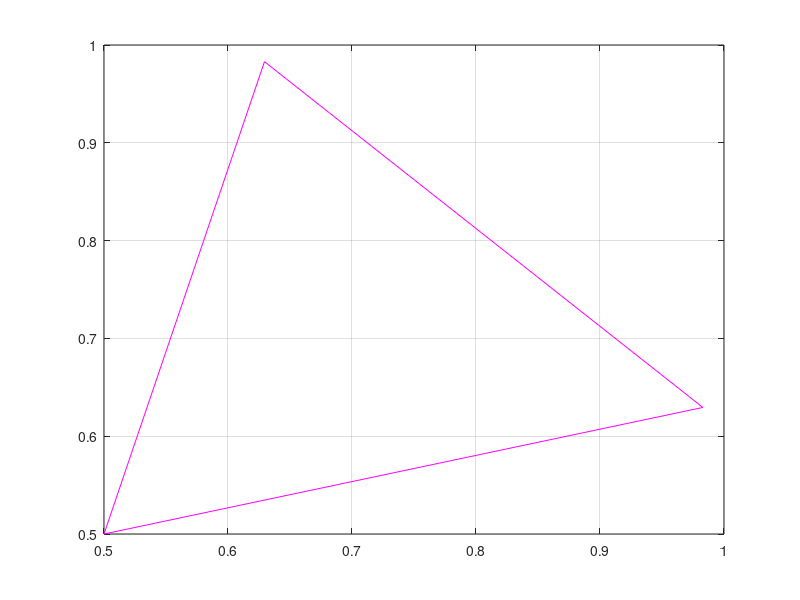

This figure's MATLAB source: (Note: this script raises an error after producing the figure.)
function Simplex

% Daugiklis 1/8 ignoruojamas, kadangi neturi itakos rezultatui
f=@(X) (X(1).^2).*X(2) + X(1).*(X(2).^2) - X(1).*X(2);

% pradiniai artinai
X_0=[0,0];
X_1=[1,1];
X_m=[4/10, 7/10];
X_n=[1/2,1/2];

% pasirenkamas pradinis artinys
X0 = X_n;

%Funkcijos grafiko y=f(x1,x2) braizymas
%subplot(1,2,1)
%[X(1),X(2)] = meshgrid(0:0.01:1, 0:0.01:1);
%y = f(X);
%surf(X(1),X(2), y);
%title(['Funkcijos y=f(X) grafikas'])
%%%% plot()

% pasirenkami parametrai
gamma=2;
beta=0.5;
eta=-0.5;
teta=1;

epsilon=10^(-4); %tikslumas

k=1; %iteraciju skaitliukas
kmax=100; % maksimalus iteraciju skaicius
imax=100; % maksimalus funkcijos kvietimu skaicius

%Pradinio simplekso sudarymas
alpha=1/2;
n=2;
delta1=alpha*(sqrt(n+1)+n-1)/(n*sqrt(2));
delta2=alpha*(sqrt(n+1)-1)/(n*sqrt(2));

X1=[X0(1)+delta2,X0(2)+delta1];
X2=[X0(1)+delta1,X0(2)+delta2];

y0=f(X0);
y1=f(X1);
y2=f(X2);

y=[y0,y1,y2];
X=[X0;X1;X2];

X
% /////32/////


% //////36/////
% Pradinio simplekso braizymas:
deltax=[X0(1),X0(1),X1(1);X1(1),X2(1),X2(1)];
deltay=[X0(2),X0(2),X1(2);X1(2),X2(2),X2(2)];
plot(deltax,deltay,'m')
grid on
hold on
% plot(X(:,1),X(:,2),'mo'); % Atkomentuoti, jei norima pavaizduoti bandymo taskus rutuliukais...
% hold on

k=1; % iteraciju skaitliukas
i=3; % funkcijos kvietimu skaiciaus skaitliukas

norma=Inf;
format short

% Metodo realizavimas

disp(['   x1   x2    f(x1,x2)    k    (f kv. sk.)']);
disp('-----------------------------------------------');

pabaigti=false;
  while ~pabaigti
    % Randami Xh, Xg, X1 ir funkcijos reiksmes siuose taskuose yh, yg, y1
    [~, nr]=sort(y); % y0, y1, y2 reiksmes isdestomos didejimo tvarka; nr rodys ju numerius ma....

    % [B,I] = sort(___) also returns a collection of index vectors for any of the previous syntaxes. 
    % I is the same size as A and describes the arrangement of the elements of A into B along the sorted
    % dimension. For example, if A is a vector, then B = A(I).
    
    y1=y(nr(1)); % maziausia y reiksme
    X1=X(nr(1),:);

    yh=y(nr(n+1)); % didziausia y reiksme  
    Xh=X(nr(n+1)); 

    yg=y(nr(n)); % antra pagal dydi y reiksme
    Xg=X(nr(n),:);

    % Viduriu tasko Xc ir naujo artinio Xnew apskaiciavimas
    Xc=(Xg+X1)/2;
    Xnew=Xh+(1+teta)*(Xc-Xh);
    ynew=f(Xnew);
    i=i+1;

    % Jei bent viena neigiama koordinate, keiciame krypti
    if Xnew(1)<=0 || Xnew(2)<=0
        disp('Neigiama artinio koordinate! Keiciame krypti.');
        teta=-1/2;
        Xnew=Xh+(1+teta)*(Xc-Xh);
        ynew=f(Xnew);
        i=i+1;
    end

    % Naujo simplekso sudarymas

    if (y1<ynew) && (ynew<yg)
        teta=1;
    elseif ynew<y1
      teta=gamma;
      Z=Xh+(1+teta)*(Xc-Xh);
      yz=f(Z);
      i=i+1;
      if yz<ynew
          ynew=yz;
          Xnew=Z;
      end
    elseif ynew>yh
      teta=eta;
      Z=Xh+(1+teta)*(Xc-Xh);
      Xnew=Z;
      ynew=f(Z);
      i=i+1;
    elseif (yg<ynew) && (ynew<yh)
      teta=beta;
      Z=Xh+(1+teta)*(Xc-Xh);
      Xnew=Z;
      ynew=f(Z);
      i=i+1;
    end

    if Xnew(1)<=0 || Xnew(2)<=0
      disp('Neigiama artimio koordinate! Keiciame krypti.');
      teta=-1/2;
      Xnew=Xh+(1+teta)*(Xc-Xh);
      ynew=f(Xnew);
      i=i+1;
    end

    fprintf('%f    %f   %f %d   %d', Xnew, ynew, k, i);

    count=0;

    if max([norm(X1-Xg),norm(X1-Xh),norm(Xg-Xh)])<epsilon
        disp(['Simpleksas tapo mazas (krastiniu ilgiai mazesni uz epsilon=', num2str(epsilon)]);
        % disp(['Simpleksas tapo mazas (krastiniu ilgiai mazesni uz epsilon=', num2str(epsilon),....
        count=count+1;
    end
    
    if abs(yh-yl)<epsilon
        disp(['Funkcijos reiksmes simplekso virsunese panasios (tikslumu epsilon=', num2str(epsilon)]);
        %disp(['Funkcijos reiksmes simplekso virsunese panasios (tikslumu epsilon=', num2str(ep...
        count=count+1;
    end

    if i>=imax
        count=count+1;
          if count==3
            disp(' ');
            disp('Patenkinamos sustojimo salygos. Skaiciavimai baigiami, new:');
            disp(['1) simpleksas tapo mazas (krastiniu ilgiai mazesni uz epsilon=', num2str(epsilon)']);
            % disp(['1) simpleksas tapo mazas (krastiniu ilgiai mazesni uz epsilon=', num2...
            disp(['2) funkcijos reiksmes simplekso virsunes panasios (tikslumu epsilon=', num2str(epsilon)']);
            % disp(['2) funkcijos reiksmes simplekso virsunes panasios (tikslumu epsilon='...
            disp(['3) pasiektas maksimalus funkciju kvietimu skaicius', num2str(imax)']);
            % disp(['3) pasiektas maksimalus funkciju kvietimu skaicius', num2str(imax)...
            pabaigti=true;
          end
    end
    %if k==kmax  <---???
    k=k+1;
    y=[y1,yg,ynew];
    X=[X1;Xg;Xnew];
   
    % Simplekso braizymas:
    deltax=[X1(1),X1(1),Xg(1);Xg(1),Xnew(1),Xnew(1)];
    deltay=[X1(2),X1(2),Xg(2);Xg(2),Xnew(2),Xnew(2)];
    plot(deltax,deltay,'m')
    hold on
    % plot(X(:,1),X(:,2),'mo'); % Atkomentuoti, jei norima pavaizduoti bandymo taskus rutuliukais...
    % hold on
  end  
